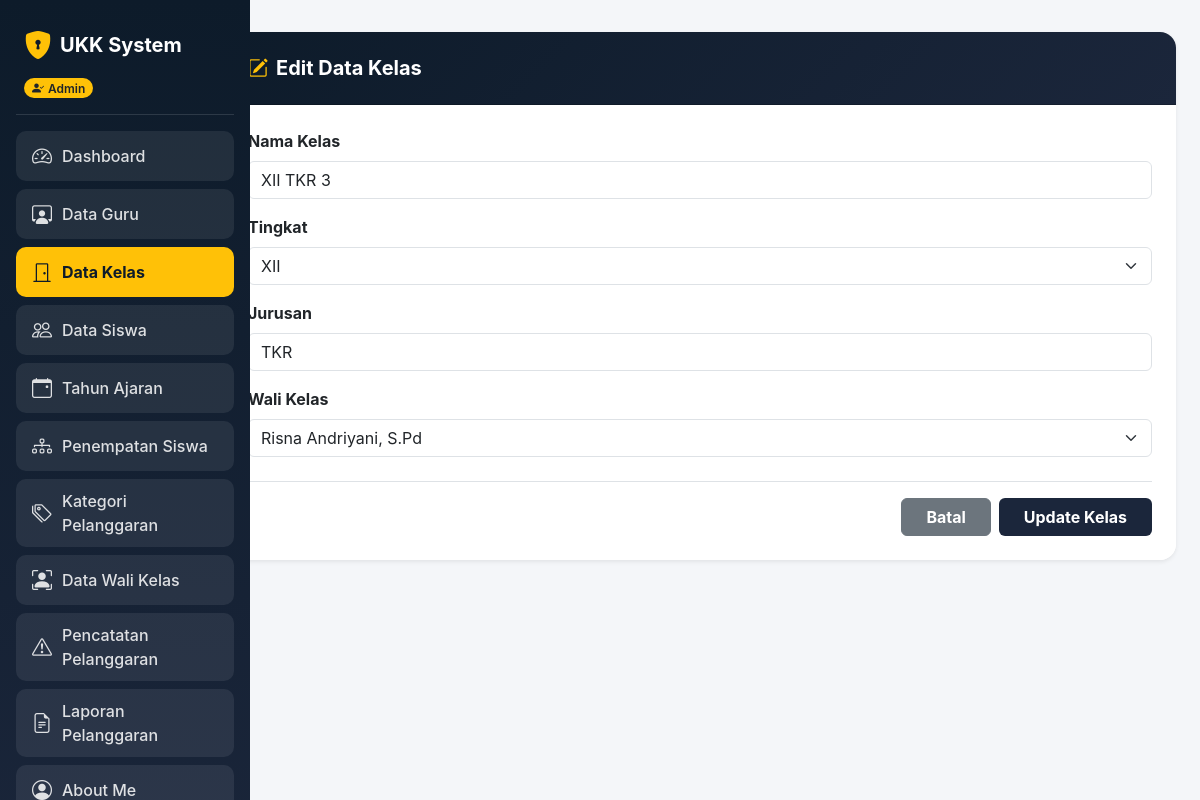
The app's page /kelas/kelas_edit.php?id=53 (signed in) with its own data.
### tables this page shows
CREATE TABLE `t_kelas` (
  `id` int(11) NOT NULL,
  `wali_kelas_id` int(11) DEFAULT 0,
  `nama` varchar(100) DEFAULT NULL,
  `tingkat` varchar(20) NOT NULL,
  `jurusan` varchar(100) NOT NULL,
  `status_aktif` tinyint(1) NOT NULL,
  `created_at` timestamp NOT NULL DEFAULT current_timestamp(),
  `updated_at` timestamp NOT NULL DEFAULT current_timestamp()
);

### kelas/kelas_edit.php (the view, shortened to what this page needs)
<?php
include '../koneksi.php';
$role = $_SESSION['role'];
$id = $_GET['id'] ?? '';
$id = mysqli_real_escape_string($koneksi, $id);
$q_data = mysqli_query($koneksi, "SELECT * FROM t_kelas WHERE id = '$id'");
$data   = mysqli_fetch_assoc($q_data);
?>
<!DOCTYPE html>
<html lang="id">
<head>
  <link href="https://cdn.jsdelivr.net/npm/bootstrap@5.3.0/dist/css/bootstrap.min.css" rel="stylesheet">
  <link rel="stylesheet" href="https://cdn.jsdelivr.net/npm/bootstrap-icons@1.11.1/font/bootstrap-icons.css">
</head>
<body>
  <div class="container-fluid">
    <div class="row">
      <div class="col-md-3 col-lg-2 sidebar p-3 text-white">
        <div class="d-flex align-items-center gap-2 mb-2 px-2 mt-2">
          <i class="bi bi-shield-lock-fill fs-3 text-warning"></i>
          <h4 class="mb-0 fw-bold fs-5">UKK System</h4>
        </div>
        <div class="px-2 mb-3">
          <span class="badge bg-warning text-dark px-2 py-1 rounded-pill fw-semibold"><i class="bi bi-person-check-fill me-1"></i><?= $role; ?></span>
        </div>
        <hr class="text-white-50">
        <ul class="nav flex-column mb-auto">
          <li class="nav-item"><a href="../dashboard.php?tab=menu1" class="nav-link-custom"><i class="bi bi-speedometer2 fs-5"></i><span>Dashboard</span></a></li>
          <li class="nav-item"><a href="../dashboard.php?tab=menu2" class="nav-link-custom"><i class="bi bi-person-workspace fs-5"></i><span>Data Guru</span></a></li>
          <li class="nav-item"><a href="../dashboard.php?tab=menu3" class="nav-link-custom" style="background-color: #ffc107; color: #0d1b2a; font-weight: 700;"><i class="bi bi-door-closed fs-5"></i><span>Data Kelas</span></a></li>
          <li class="nav-item"><a href="../dashboard.php?tab=menu4" class="nav-link-custom"><i class="bi bi-people fs-5"></i><span>Data Siswa</span></a></li>
          <li class="nav-item"><a href="../dashboard.php?tab=menu5" class="nav-link-custom"><i class="bi bi-calendar-event fs-5"></i><span>Tahun Ajaran</span></a></li>
          <li class="nav-item"><a href="../dashboard.php?tab=menu6" class="nav-link-custom"><i class="bi bi-diagram-3 fs-5"></i><span>Penempatan Siswa</span></a></li>
          <li class="nav-item"><a href="../dashboard.php?tab=menu7" class="nav-link-custom"><i class="bi bi-tags fs-5"></i><span>Kategori Pelanggaran</span></a></li>
          <li class="nav-item"><a href="../dashboard.php?tab=menu8" class="nav-link-custom"><i class="bi bi-person-bounding-box fs-5"></i><span>Data Wali Kelas</span></a></li>
          <li class="nav-item"><a href="../dashboard.php?tab=menu9" class="nav-link-custom"><i class="bi bi-exclamation-triangle fs-5"></i><span>Pencatatan Pelanggaran</span></a></li>
          <li class="nav-item"><a href="../dashboard.php?tab=menu10" class="nav-link-custom"><i class="bi bi-file-earmark-text fs-5"></i><span>Laporan Pelanggaran</span></a></li>
          <li class="nav-item"><a href="../dashboard.php?tab=menu_about" class="nav-link-custom"><i class="bi bi-person-circle fs-5"></i><span>About Me</span></a></li>
        </ul>
      </div>
      <main class="col-md-9 col-lg-10 p-4 ms-auto">
        <div class="container-fluid py-2 px-0">
          <form action="" method="POST">
            <div class="card shadow-sm border-0 rounded-4 overflow-hidden w-100">
              <div class="card-header text-white p-4" style="background: linear-gradient(135deg, #0d1b2a 0%, #1b263b 100%);">
                <h5 class="mb-0 fw-bold"><i class="bi bi-pencil-square me-2 text-warning"></i>Edit Data Kelas</h5>
              </div>
              <div class="card-body p-4 bg-white">
                <div class="mb-3">
                  <label class="form-label fw-bold">Nama Kelas</label>
                  <input type="text" name="nama" class="form-control" value="<?= htmlspecialchars($data['nama'] ?? ''); ?>" required>
                </div>
                <div class="mb-3">
                  <label class="form-label fw-bold">Tingkat</label>
                  <select name="tingkat" class="form-select" required>
                    <option value="XII" <?= (($data['tingkat'] ?? '') == 'XII') ? 'selected' : ''; ?>>XII</option>
                  </select>
                </div>
                <div class="mb-3">
                  <label class="form-label fw-bold">Jurusan</label>
                  <input type="text" name="jurusan" class="form-control" value="<?= htmlspecialchars($data['jurusan'] ?? ''); ?>" required>
                </div>
                <div class="mb-4">
                  <label class="form-label fw-bold">Wali Kelas</label>
                  <select name="wali_kelas_id" class="form-select">
                    <?php
                    $q_guru = mysqli_query($koneksi, "SELECT * FROM t_guru ORDER BY nama ASC");
                    while ($g = mysqli_fetch_assoc($q_guru)) {
                        $selected = (($data['wali_kelas_id'] ?? '') == $g['id']) ? 'selected' : '';
                        echo "<option value='{$g['id']}' {$selected}>{$g['nama']}</option>";
                    }
                    ?>
                  </select>
                </div>
                <div class="pt-3 border-top d-flex gap-2 justify-content-end">
                  <a href="../dashboard.php?tab=menu3" class="btn btn-secondary px-4 fw-bold">Batal</a>
                  <button type="submit" name="update" class="btn text-white px-4 fw-bold" style="background-color: #1b263b;">Update Kelas</button>
                </div>
              </div>
            </div>
          </form>
        </div>
      </main>
    </div>
  </div>
</body>
</html>

### kelas/kelas_edit.php (style rules this page uses)
body { font-family: 'Inter', sans-serif; background-color: #f4f6f9; color: #333; }
.sidebar { background: linear-gradient(180deg, #0d1b2a 0%, #1b263b 100%); min-height: 100vh; position: fixed; top: 0; left: 0; width: 250px; z-index: 1000; overflow-y: auto; }
.sidebar .nav-link-custom { color: rgba(255, 255, 255, 0.85); background-color: rgba(255, 255, 255, 0.08); border-radius: 10px; padding: 10px 16px; margin-bottom: 8px; font-weight: 500; display: flex; align-items: center; gap: 10px; text-decoration: none; }
main { margin-left: 250px; }

### records on screen
t_kelas: nama "XII TKR 3", tingkat "XII", jurusan "TKR"

### other values on screen
$role "Admin"
form field wali_kelas_id "Risna Andriyani, S.Pd"
